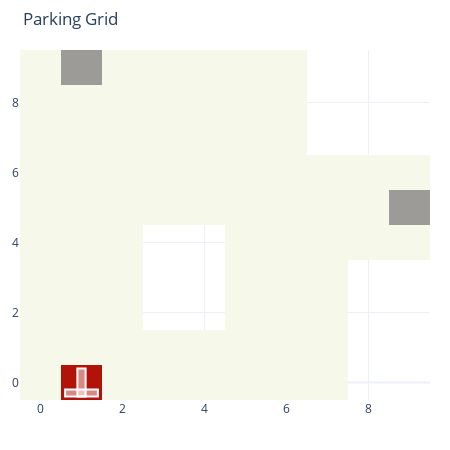

Write notebook code for a chart like this one.
### Code cell
park = SimplePark(10,10,[9,19,29,39,8,18,28,38,
                         77,78,79,87,88,89,97,98,99,
                         23,24,33,34,43,44],
                         [59,1,91])

park.display()

### Figure 1 — Plotly figure (JSON) as saved in the notebook; plotly's stock layout.template omitted (floating-point values rounded to 4 significant figures)
{"data": [{"colorscale": [[0, "rgb(178,19,9)"], [0.2, "rgb(178,19,9)"], [0.2, "rgb(246,248,234)"], [0.4, "rgb(246,248,234)"], [0.4, "rgb(156,155,151)"], [0.6, "rgb(156,155,151)"], [0.6, "rgb(241,199,135)"], [0.8, "rgb(241,199,135)"], [0.8, "rgb(86,145,170)"], [1, "rgb(86,145,170)"]], "showscale": false, "type": "heatmap", "z": [[0.3, 0.1, 0.3, 0.3, 0.3, 0.3, 0.3, 0.3, null, null], [0.3, 0.3, 0.3, 0.3, 0.3, 0.3, 0.3, 0.3, null, null], [0.3, 0.3, 0.3, null, null, 0.3, 0.3, 0.3, null, null], [0.3, 0.3, 0.3, null, null, 0.3, 0.3, 0.3, null, null], [0.3, 0.3, 0.3, null, null, 0.3, 0.3, 0.3, 0.3, 0.3], [0.3, 0.3, 0.3, 0.3, 0.3, 0.3, 0.3, 0.3, 0.3, 0.5], [0.3, 0.3, 0.3, 0.3, 0.3, 0.3, 0.3, 0.3, 0.3, 0.3], [0.3, 0.3, 0.3, 0.3, 0.3, 0.3, 0.3, null, null, null], [0.3, 0.3, 0.3, 0.3, 0.3, 0.3, 0.3, null, null, null], [0.3, 0.5, 0.3, 0.3, 0.3, 0.3, 0.3, null, null, null]], "zmax": 1, "zmin": 0}], "layout": {"autosize": false, "height": 450, "margin": {"b": 50, "l": 20, "r": 20, "t": 50}, "shapes": [{"fillcolor": "rgba(255,255,255,0.5)", "line": {"color": "white"}, "type": "rect", "x0": 0.6, "x1": 1.4, "y0": -0.4, "y1": -0.2}, {"fillcolor": "rgba(255,255,255,0.5)", "line": {"color": "white"}, "type": "rect", "x0": 0.9, "x1": 1.1, "y0": -0.4, "y1": 0.4}], "showlegend": false, "title": {"text": "Parking Grid"}, "width": 450}}
